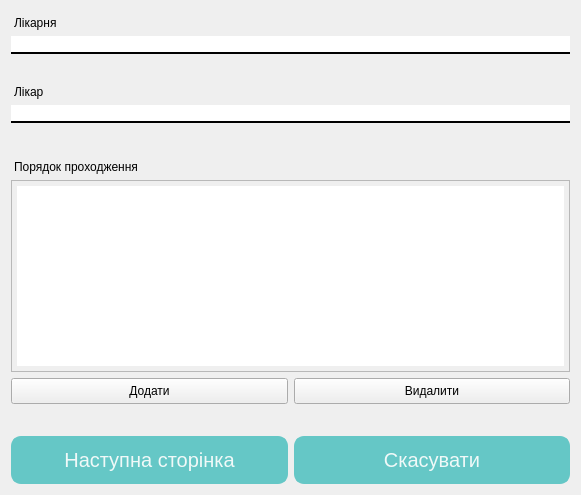
          <widget class="QWidget" name="scrollAreaWidgetContents_2">
           <property name="geometry">
            <rect>
             <x>0</x>
             <y>0</y>
             <width>581</width>
             <height>495</height>
            </rect>
           </property>
           <property name="styleSheet">
            <string notr="true">QScrollBar::handle {
        border-radius: 5px;
}
QPushButton{
padding-top: 5px;
padding-bottom: 5px;
}
QPushButton:hover{
border: 2px dashed #464646;
}
QPushButton:pressed {
   background: rgb(240, 249, 248);
}
QLabel{
margin-top: 5px;
}
QScrollBar::handle:vertical {
    background: rgb(101, 199, 198);
}
QLineEdit{
border: 2px solid black;
border-top: none;
border-right: none;
border-left: none;
background: white;
}
QScrollBar:vertical {
	border-radius: 10px;
}</string>
           </property>
           <layout class="QGridLayout" name="gridLayout_5">
            <item row="9" column="0">
             <widget class="QPushButton" name="addNewText">
              <property name="text">
               <string>Додати</string>
              </property>
             </widget>
            </item>
            <item row="11" column="1">
             <widget class="QPushButton" name="cancel_page_2">
              <property name="styleSheet">
               <string notr="true">QPushButton{
border: 2px solid rgb(101, 199, 198);
background: rgb(101, 199, 198);
padding: 10px;
border-radius: 10px;
font-size: 20px;
color: rgb(240, 249, 248);
}
QPushButton:hover{
border: 2px dashed  rgb(101, 199, 198);
color: rgb(101, 199, 198);
background: rgb(240, 249, 248);
}</string>
              </property>
              <property name="text">
               <string>Скасувати</string>
              </property>
             </widget>
            </item>
            <item row="3" column="0" colspan="2">
             <widget class="QLabel" name="label_5">
              <property name="text">
               <string>Лікар</string>
              </property>
             </widget>
            </item>
            <item row="11" column="0">
             <widget class="QPushButton" name="nextSettingsPage2">
              <property name="styleSheet">
               <string notr="true">QPushButton{
border: 2px solid rgb(101, 199, 198);
background: rgb(101, 199, 198);
padding: 10px;
border-radius: 10px;
font-size: 20px;
color: rgb(240, 249, 248);
}
QPushButton:hover{
border: 2px dashed  rgb(101, 199, 198);
color: rgb(101, 199, 198);
background: rgb(240, 249, 248);
}</string>
              </property>
              <property name="text">
               <string>Наступна сторінка</string>
              </property>
             </widget>
            </item>
            <item row="2" column="0" colspan="2">
             <spacer name="verticalSpacer_9">
              <property name="orientation">
               <enum>Qt::Vertical</enum>
              </property>
              <property name="sizeType">
               <enum>QSizePolicy::Fixed</enum>
              </property>
              <property name="sizeHint" stdset="0">
               <size>
                <width>20</width>
                <height>20</height>
               </size>
              </property>
             </spacer>
            </item>
            <item row="0" column="0">
             <widget class="QLabel" name="label_10">
              <property name="text">
               <string>Лікарня</string>
              </property>
             </widget>
            </item>
            <item row="6" column="0" colspan="2">
             <spacer name="verticalSpacer_8">
              <property name="orientation">
               <enum>Qt::Vertical</enum>
              </property>
              <property name="sizeHint" stdset="0">
               <size>
                <width>20</width>
                <height>20</height>
               </size>
              </property>
             </spacer>
            </item>
            <item row="10" column="0" colspan="2">
             <spacer name="verticalSpacer_7">
              <property name="orientation">
               <enum>Qt::Vertical</enum>
              </property>
              <property name="sizeHint" stdset="0">
               <size>
                <width>20</width>
                <height>20</height>
               </size>
              </property>
             </spacer>
            </item>
            <item row="5" column="0" colspan="2">
             <widget class="QLineEdit" name="doctor_name"/>
            </item>
            <item row="7" column="0">
             <widget class="QLabel" name="label_8">
              <property name="text">
               <string>Порядок проходження</string>
              </property>
             </widget>
            </item>
            <item row="1" column="0" colspan="2">
             <widget class="QLineEdit" name="place"/>
            </item>
            <item row="9" column="1">
             <widget class="QPushButton" name="deleteCurrent">
              <property name="text">
               <string>Видалити</string>
              </property>
             </widget>
            </item>
            <item row="8" column="0" colspan="2">
             <widget class="QListWidget" name="listWidget">
              <property name="minimumSize">
               <size>
                <width>0</width>
                <height>0</height>
               </size>
              </property>
              <property name="maximumSize">
               <size>
                <width>16777215</width>
                <height>16777215</height>
               </size>
              </property>
              <property name="styleSheet">
               <string notr="true">*{
padding: 5px;
}
QLineEdit{
border: none;
padding: 50px;

}</string>
              </property>
              <property name="horizontalScrollBarPolicy">
               <enum>Qt::ScrollBarAsNeeded</enum>
              </property>
              <property name="autoScroll">
               <bool>true</bool>
              </property>
              <property name="textElideMode">
               <enum>Qt::ElideNone</enum>
              </property>
              <property name="horizontalScrollMode">
               <enum>QAbstractItemView::ScrollPerPixel</enum>
              </property>
              <property name="resizeMode">
               <enum>QListView::Adjust</enum>
              </property>
              <property name="spacing">
               <number>0</number>
              </property>
              <property name="wordWrap">
               <bool>true</bool>
              </property>
             </widget>
            </item>
           </layout>
          </widget>
